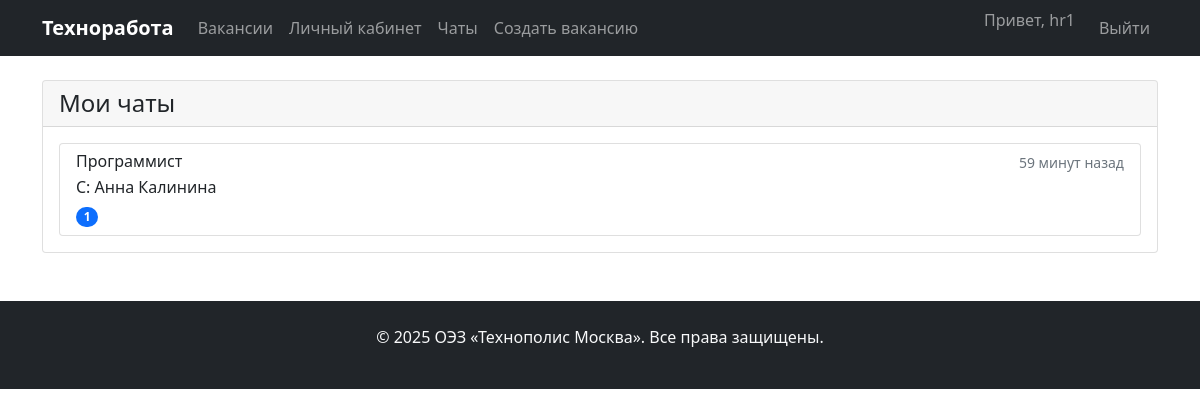
/chats/ (signed in), run on the app's committed database.
### career_app/models.py (models this page shows, shortened)
class ChatThread(models.Model):
    vacancy = models.ForeignKey(Vacancy, on_delete=models.CASCADE, null=True, blank=True)
    internship = models.ForeignKey(Internship, on_delete=models.CASCADE, null=True, blank=True)
    applicant = models.ForeignKey(Applicant, on_delete=models.CASCADE)
    hr_user = models.ForeignKey(User, on_delete=models.CASCADE, null=True, blank=True, related_name='hr_chats')
    university_user = models.ForeignKey(User, on_delete=models.CASCADE, null=True, blank=True, related_name='university_chats')
    created_at = models.DateTimeField(auto_now_add=True)
    updated_at = models.DateTimeField(auto_now=True)
    is_active = models.BooleanField(default=True)
    class Meta:
        verbose_name = "Чат"
        verbose_name_plural = "Чаты"
        ordering = ['-updated_at']

class Vacancy(models.Model):
    STATUS_CHOICES = [
        ('draft', 'Черновик'),
        ('moderation', 'На модерации'),
        ('published', 'Опубликована'),
        ('rejected', 'Отклонена'),
        ('closed', 'Закрыта'),
    ]
    title = models.CharField(max_length=200, verbose_name="Должность")
    company = models.ForeignKey(Company, on_delete=models.CASCADE, verbose_name="Компания")
    category = models.ForeignKey(Category, on_delete=models.SET_NULL, null=True, blank=True, verbose_name="Категория")
    description = models.TextField(verbose_name="Описание вакансии")
    requirements = models.TextField(verbose_name="Требования")
    salary = models.CharField(max_length=100, blank=True, verbose_name="Зарплата")
    contact_info = models.TextField(verbose_name="Контактная информация")
    status = models.CharField(max_length=20, choices=STATUS_CHOICES, default='draft', verbose_name="Статус")
    created_by = models.ForeignKey(User, on_delete=models.CASCADE, verbose_name="Создатель")
    created_at = models.DateTimeField(auto_now_add=True)
    published_at = models.DateTimeField(null=True, blank=True)
    auto_close_at = models.DateTimeField(null=True, blank=True, verbose_name="Автоматическое закрытие")
    objects = models.Manager()
    class Meta:
        verbose_name = "Вакансия"
        verbose_name_plural = "Вакансии"
        ordering = ['-created_at']

class Applicant(models.Model):
    user = models.OneToOneField(User, on_delete=models.CASCADE, null=True, blank=True)
    first_name = models.CharField(max_length=100, verbose_name="Имя")
    last_name = models.CharField(max_length=100, verbose_name="Фамилия")
    email = models.EmailField(verbose_name="Email")
    phone = models.CharField(max_length=20, verbose_name="Телефон")
    resume_file = models.FileField(upload_to='resumes/', null=True, blank=True, verbose_name="Файл резюме")
    resume_text = models.TextField(blank=True, verbose_name="Текст резюме")
    created_at = models.DateTimeField(auto_now_add=True)
    objects = models.Manager()
    class Meta:
        verbose_name = "Соискатель"
        verbose_name_plural = "Соискатели"

### career_app/views.py (the view)
# urls.py: path('chats/', views.chat_list, name='chat_list'),
@login_required
def chat_list(request):
    user_profile = request.user.userprofile
    if user_profile.role == 'applicant':
        threads = ChatThread.objects.filter(
            applicant__user=request.user,
            is_active=True
        ).select_related('vacancy', 'internship', 'hr_user', 'university_user')
    elif user_profile.role == 'hr':
        threads = ChatThread.objects.filter(
            vacancy__company=user_profile.company,
            is_active=True
        ).select_related('vacancy', 'applicant', 'hr_user')
    elif user_profile.role == 'university':
        threads = ChatThread.objects.filter(
            internship__institution=user_profile.institution,
            is_active=True
        ).select_related('internship', 'applicant', 'university_user')
    else:
        threads = ChatThread.objects.none()
    for thread in threads:
        thread.unread_count = thread.messages.filter(
            is_read=False
        ).exclude(sender=request.user).count()
    context = {
        'threads': threads,
    }
    return render(request, 'career_app/chat_list.html', context)

### templates/career_app/chat_list.html
{% extends 'base.html' %}
{% block content %}
<div class="container mt-4">
    <div class="row">
        <div class="col-md-12">
            <div class="card">
                <div class="card-header">
                    <h4 class="mb-0">Мои чаты</h4>
                </div>
                <div class="card-body">
                    {% if threads %}
                        <div class="list-group">
                            {% for thread in threads %}
                            <a href="{% url 'chat_detail' thread.id %}" class="list-group-item list-group-item-action">
                                <div class="d-flex w-100 justify-content-between">
                                    <h6 class="mb-1">
                                        {% if thread.vacancy %}
                                            {{ thread.vacancy.title }}
                                        {% else %}
                                            {{ thread.internship.title }}
                                        {% endif %}
                                    </h6>
                                    <small class="text-muted">{{ thread.updated_at|timesince }} назад</small>
                                </div>
                                <p class="mb-1">
                                    {% if user.userprofile.role == 'applicant' %}
                                        {% if thread.hr_user %}
                                            С: {{ thread.hr_user.get_full_name|default:thread.hr_user.username }} ({{ thread.vacancy.company.name }})
                                        {% else %}
                                            С: {{ thread.university_user.get_full_name|default:thread.university_user.username }} ({{ thread.internship.institution.name }})
                                        {% endif %}
                                    {% else %}
                                        С: {{ thread.applicant.first_name }} {{ thread.applicant.last_name }}
                                    {% endif %}
                                </p>
                                {% if thread.unread_count > 0 %}
                                <span class="badge bg-primary rounded-pill">{{ thread.unread_count }}</span>
                                {% endif %}
                            </a>
                            {% endfor %}
                        </div>
                    {% else %}
                        <p class="text-muted">У вас пока нет активных чатов.</p>
                    {% endif %}
                </div>
            </div>
        </div>
    </div>
</div>
{% endblock %}

### templates/base.html (shortened to what this page needs)
<!DOCTYPE html>
<html lang="ru">
<head>
    <link href="https://cdn.jsdelivr.net/npm/bootstrap@5.1.3/dist/css/bootstrap.min.css" rel="stylesheet">
</head>
<body>
    <nav class="navbar navbar-expand-lg navbar-dark bg-dark">
        <div class="container">
            <a class="navbar-brand" href="{% url 'home' %}">Техноработа</a>
            <div class="collapse navbar-collapse" id="navbarNav">
                <ul class="navbar-nav me-auto">
    <li class="nav-item">
        <a class="nav-link" href="{% url 'vacancy_list' %}">Вакансии</a>
    </li>
    {% if user.is_authenticated %}
        <li class="nav-item">
            <a class="nav-link" href="{% url 'dashboard' %}">Личный кабинет</a>
        </li>
        <li class="nav-item">
            <a class="nav-link" href="{% url 'chat_list' %}">Чаты</a>
        </li>
        {% if user.userprofile.role == 'admin' %}
            <li class="nav-item">
                <a class="nav-link" href="{% url 'analytics' %}">Аналитика</a>
            </li>
        {% elif user.userprofile.role == 'hr' %}
            <li class="nav-item">
                <a class="nav-link" href="{% url 'create_vacancy' %}">Создать вакансию</a>
            </li>
        {% elif user.userprofile.role == 'university' %}
            <li class="nav-item">
                <a class="nav-link" href="{% url 'create_internship' %}">Создать стажировку</a>
            </li>
        {% endif %}
    {% endif %}
</ul>
                <ul class="navbar-nav">
                    {% if user.is_authenticated %}
                        <li class="nav-item">
                            <span class="navbar-text me-3">Привет, {{ user.username }}</span>
                        </li>
                        <li class="nav-item">
                            <a class="nav-link" href="{% url 'logout' %}">Выйти</a>
                        </li>
                    {% endif %}
                </ul>
            </div>
        </div>
    </nav>
    <main>
        {% block content %}
        {% endblock %}
    </main>
    <footer class="bg-dark text-light py-4 mt-5">
        <div class="container text-center">
            <p>&copy; 2025 ОЭЗ «Технополис Москва». Все права защищены.</p>
        </div>
    </footer>
</body>
</html>

### templates/base.html (style rules this page uses)
.navbar-brand { font-weight: bold; }
.card { transition: transform 0.2s; }

### data on the page
ChatThread: vacancy "Программист", updated_at "59 минут", applicant.first_name "Анна", applicant.last_name "Калинина", unread_count "1"

### other printed values
{{ user.username }} "hr1"
